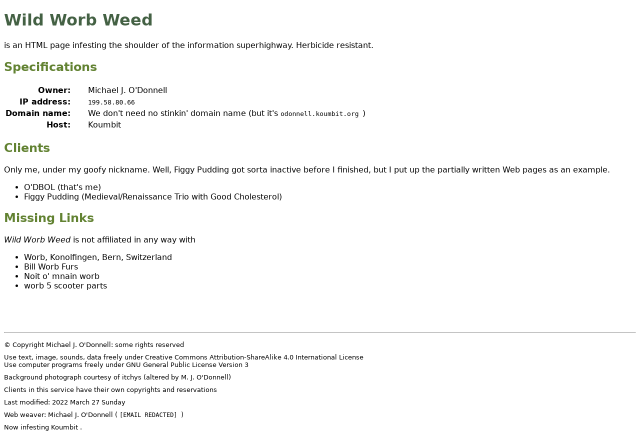
#> input picture assets/generations/158_ref.png, 1280 x 870 px (shown at 1/2 size)
$ python -i websight.py   (imports and definitions only)
#> lines starting #> are read from the running program, lines starting #| are printed output that depends on the picture
#> further down, picture is the input picture: PIL image 1280x870 RGB; mean R, G, B 248.4, 248.6, 248.3
from __future__ import annotations

import os
from pathlib import Path

from datasets import Dataset, load_dataset, load_from_disk, disable_caching

# Disable HuggingFace datasets file cache to avoid home filesystem quota issues.
# All map() operations run in-memory.
# [1 line not run here, left out]
from PIL import Image


# SYSTEM_PROMPT = (
#     "You are a UI-to-code assistant. Given a screenshot of a website, generate the complete HTML code "
#     "with inline Tailwind CSS that reproduces the visual layout. Output only the HTML code wrapped in "
#     "```html and ``` tags."
# )

SYSTEM_PROMPT = (
    "You are a UI-to-code assistant. Given a screenshot of a website, generate the complete HTML code "
    "with inline CSS that reproduces the visual layout. Output only the HTML code wrapped in "
    "```html and ``` tags."
)

DEFAULT_CACHE_DIR = os.path.expanduser("~/workspace/vision-coder/data/websight_cache")

# Qwen3-VL: patch_size=16, merge_size=2 → factor=32
# 128 * 28 * 28 = 100352 pixels → ~364 vision tokens
DEFAULT_MAX_PIXELS = 100352
DEFAULT_MIN_PIXELS = 3136  # 4 * 28 * 28


def _resize_image(
    image: Image.Image,
    max_pixels: int = DEFAULT_MAX_PIXELS,
    min_pixels: int = DEFAULT_MIN_PIXELS,
    max_width: int | None = None,
) -> Image.Image:
    """Resize image to fit constraints, preserving aspect ratio.

    If max_width is set, resizes so width <= max_width (takes priority over max_pixels).
    Otherwise, resizes so total pixels <= max_pixels.
    Dimensions are aligned to 32 for Qwen3-VL (patch_size=16, merge_size=2).
    """
#> called with max_pixels = 100352, min_pixels = 3136
    image = image.convert("RGB")
    w, h = image.size
#> w = 1280; h = 870

    if max_width and w > max_width:
        scale = max_width / w
        new_w = max(32, int(w * scale) // 32 * 32)
        new_h = max(32, int(h * scale) // 32 * 32)
        return image.resize((new_w, new_h), Image.LANCZOS)

    if w * h <= max_pixels:
        return image
    scale = (max_pixels / (w * h)) ** 0.5
#> scale = 0.3
    new_w = max(32, int(w * scale) // 32 * 32)
#> new_w = 384
    new_h = max(32, int(h * scale) // 32 * 32)
#> new_h = 256
    return image.resize((new_w, new_h), Image.LANCZOS)
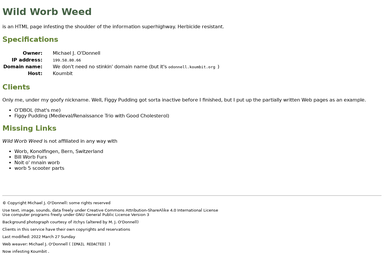
#> returned value: PIL image 384x256 RGB; mean R, G, B 248, 248.2, 247.9


# [159 lines left out: functions _make_conversation, download_websight_dataset, _make_sft_conversation, _add_completion_column, load_websight_sft_dataset, load_websight_dataset, not called in this run]


# [11 lines not run here, left out]

>>> from PIL import Image
>>> picture = Image.open('../../assets/generations/158_ref.png')
>>> result = _resize_image(picture)

$ run again, on assets/generations/428_ref.png
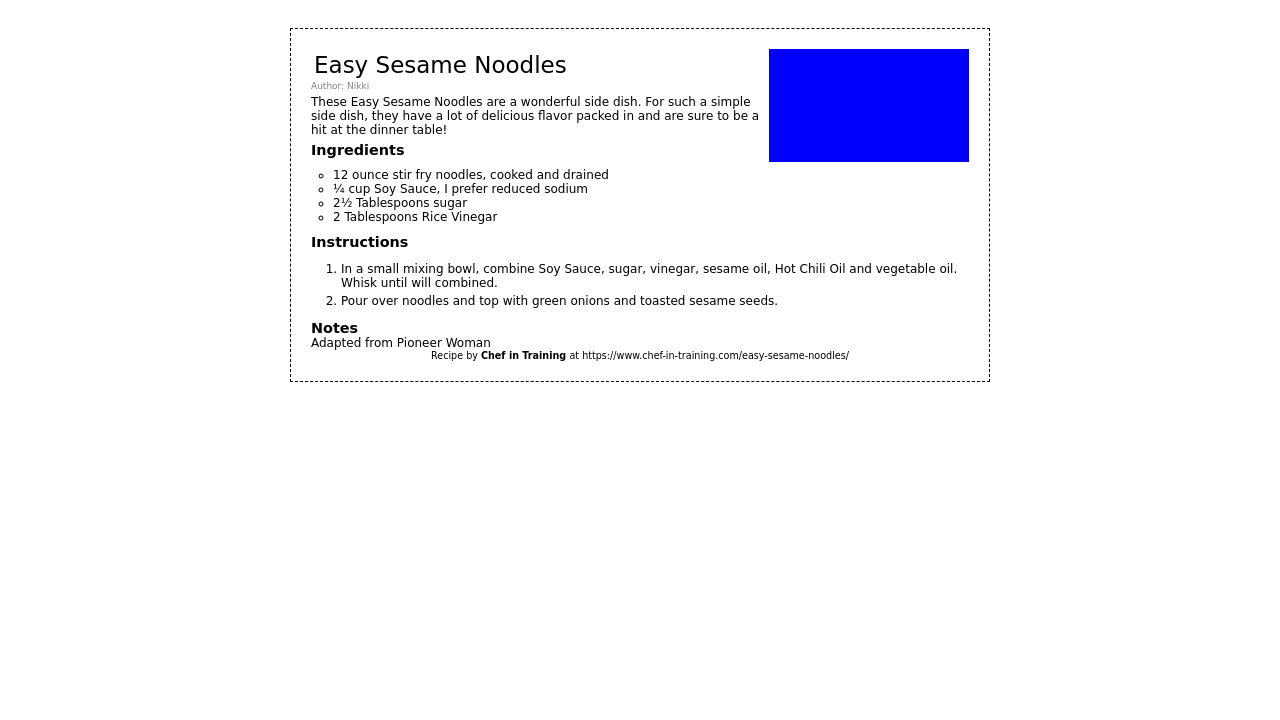
#> input picture assets/generations/428_ref.png, 1280 x 720 px
#> picture is the input picture: PIL image 1280x720 RGB; mean R, G, B 245.3, 245.3, 251.6
#> in _resize_image, `return image.resize((new_w, new_h), Image.LANCZOS)`:
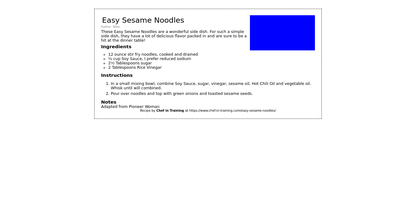
#> returned value: PIL image 416x224 RGB; mean R, G, B 245.1, 245.1, 251.3

$ run again, on assets/generations/5_ref.png
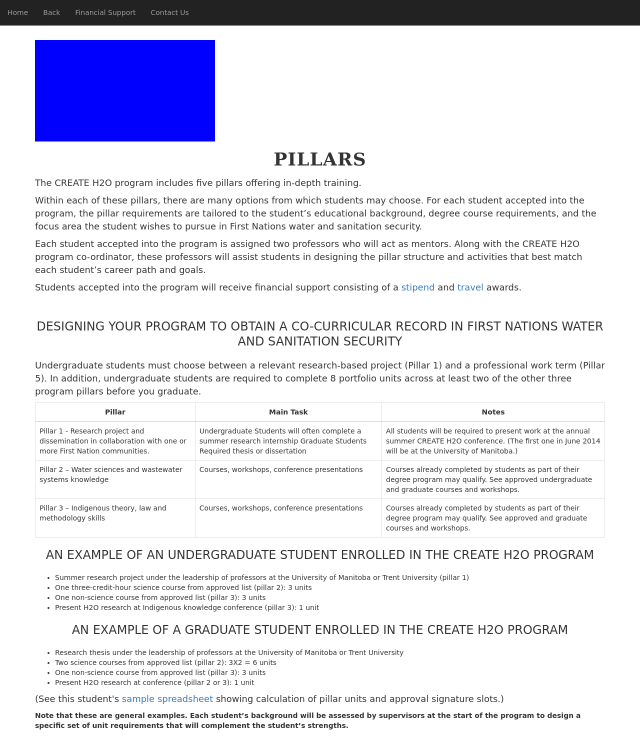
#> input picture assets/generations/5_ref.png, 1280 x 1501 px (shown at 1/2 size)
#> picture is the input picture: PIL image 1280x1501 RGB; mean R, G, B 227.6, 227.6, 237.3
#> in _resize_image, `return image.resize((new_w, new_h), Image.LANCZOS)`:
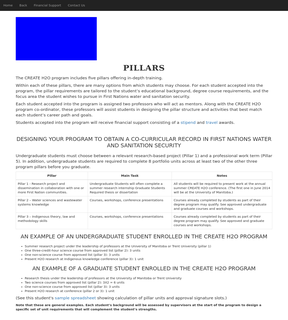
#> returned value: PIL image 288x320 RGB; mean R, G, B 226.9, 227, 236.7

$ run again, on assets/generations/158_rendered.png
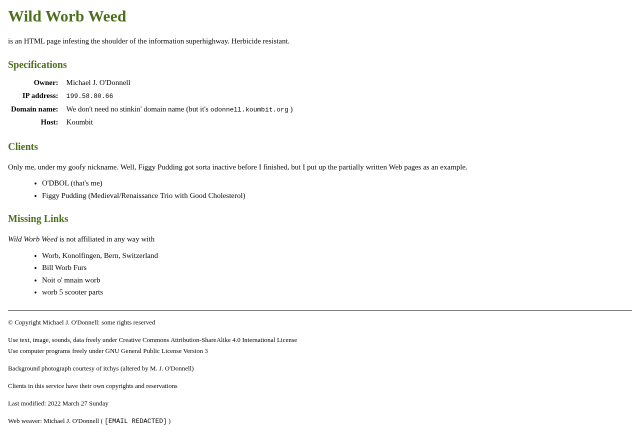
#> input picture assets/generations/158_rendered.png, 1280 x 870 px (shown at 1/2 size)
#> picture is the input picture: PIL image 1280x870 RGB; mean R, G, B 250.7, 250.8, 250.6
#> in _resize_image, `return image.resize((new_w, new_h), Image.LANCZOS)`:
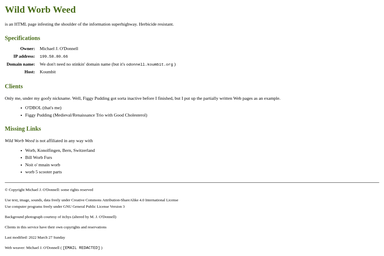
#> returned value: PIL image 384x256 RGB; mean R, G, B 250.4, 250.6, 250.3
